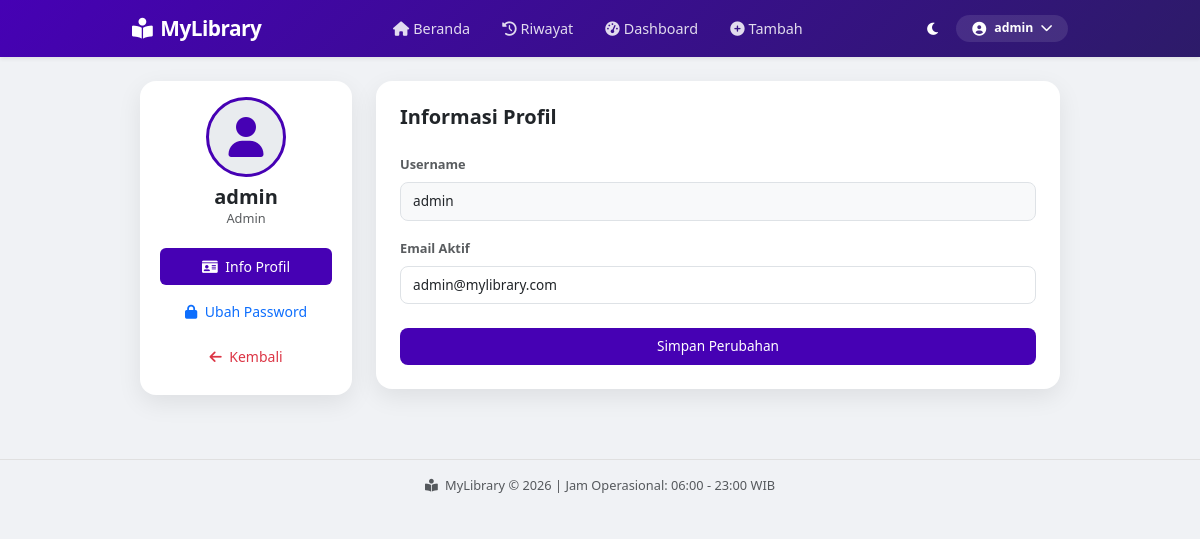
Page /pages/profil.php (signed in) on the committed database.
### tables this page shows
CREATE TABLE `users` (
  `id` int(11) NOT NULL AUTO_INCREMENT,
  `username` varchar(50) NOT NULL,
  `email` varchar(100) NOT NULL,
  `password` varchar(255) NOT NULL,
  `peran` enum('admin','peminjam') NOT NULL DEFAULT 'peminjam',
  PRIMARY KEY (`id`),
  UNIQUE KEY `email` (`email`)
);

### pages/profil.php (the view, shortened to what this page needs)
<?php
include '../config/koneksi.php';
$username_login = $_SESSION['admin'];
$role = $_SESSION['role'];
$lang = $_SESSION['lang'] ?? 'id';
$username = $_SESSION['admin'];
$stmt = mysqli_prepare($conn, "SELECT * FROM users WHERE username = ?");
mysqli_stmt_bind_param($stmt, "s", $username);
mysqli_stmt_execute($stmt);
$user = mysqli_fetch_assoc(mysqli_stmt_get_result($stmt));
?>
<!DOCTYPE html>
<html lang="id">
<head>
    <link rel="stylesheet" href="https://cdn.jsdelivr.net/npm/bootstrap@5.3.0/dist/css/bootstrap.min.css">
    <link rel="stylesheet" href="https://cdnjs.cloudflare.com/ajax/libs/font-awesome/6.0.0/css/all.min.css">
    <link rel="stylesheet" href="../assets/style.css">
</head>
<body>
<?php include __DIR__ . '/../includes/navbar.php'; ?>
<div class="container mt-4">
    <div class="row">
<div class="col-12 col-md-4 col-lg-3 mb-3">
    <div class="glass-card p-3 text-center">
        <div class="profile-photo mx-auto mb-2" style="width: 80px; height: 80px; margin: 0 auto;">
            <div style="width: 80px; height: 80px; border-radius: 50%; background: #e9ecef; display: flex; align-items: center; justify-content: center; border: 3px solid #4601b4;">
                <i class="fas fa-user" style="font-size: 2.5rem; color: #4601b4;"></i>
            </div>
        </div>
        <h5 class="fw-bold mb-0"><?= htmlspecialchars($user['username']) ?></h5>
        <p class="text-muted small"><?= ucfirst($user['peran']) ?></p>
        <div class="nav flex-row flex-md-column nav-pills justify-content-center mt-3" role="tablist">
            <button class="nav-link active m-1" data-bs-toggle="pill" data-bs-target="#info">
                <i class="fas fa-id-card me-1"></i> <span class="d-none d-md-inline">Info Profil</span>
            </button>
            <button class="nav-link m-1" data-bs-toggle="pill" data-bs-target="#security">
                <i class="fas fa-lock me-1"></i> <span class="d-none d-md-inline">Ubah Password</span>
            </button>
            <a href="index.php" class="nav-link text-danger m-1">
                <i class="fas fa-arrow-left me-1"></i> <span class="d-none d-md-inline">Kembali</span>
            </a>
        </div>
    </div>
</div>
        <div class="col-12 col-md-8 col-lg-9">
            <div class="tab-content">
                <div class="tab-pane fade show active" id="info">
                    <div class="glass-card p-4">
                        <h5 class="fw-bold mb-4">Informasi Profil</h5>
                        <form action="" method="POST">
                            <div class="mb-3">
                                <label class="form-label small fw-bold text-muted">Username</label>
                                <input type="text" class="form-control bg-light" value="<?= htmlspecialchars($user['username']) ?>" readonly>
                            </div>
                            <div class="mb-4">
                                <label class="form-label small fw-bold text-muted">Email Aktif</label>
                                <input type="email" name="email" class="form-control" value="<?= htmlspecialchars($user['email'] ?? '') ?>" required>
                            </div>
                            <button type="submit" name="update_profil" class="btn btn-primary w-100 w-md-auto px-4">Simpan Perubahan</button>
                        </form>
                    </div>
                </div>
            </div>
        </div>
    </div>
</div>
<?php include __DIR__ . '/../includes/footer_scripts.php'; ?>
</body>
</html>

### includes/navbar.php (shortened to what this page needs)
<?php
if (!isset($text)) {
    require_once __DIR__ . '/bahasa.php';
    $text = $translations[$lang] ?? $translations['id'];
}
?>
<nav class="navbar navbar-expand-lg navbar-dark shadow-sm py-2 mb-4">
    <div class="container">
        <a class="navbar-brand fw-bold" href="index.php">
            <i class="fas fa-book-reader me-2"></i>MyLibrary
        </a>
        <div class="collapse navbar-collapse" id="navbarNav">
            <ul class="navbar-nav mx-auto">
                <li class="nav-item">
                    <a class="nav-link px-3 fw-medium" href="index.php">
                        <i class="fas fa-home me-1"></i><?= $text['menu_beranda'] ?? 'Beranda' ?>
                    </a>
                </li>
                <li class="nav-item">
                    <a class="nav-link px-3 fw-medium" href="riwayat_pinjam.php">
                        <i class="fas fa-history me-1"></i><?= $text['menu_riwayat'] ?? 'Riwayat' ?>
                    </a>
                </li>
                <?php if ($role === 'admin') : ?>
<li class="nav-item">
    <a class="nav-link px-3 fw-medium" href="dashboard.php">
        <i class="fas fa-tachometer-alt me-1"></i>Dashboard
    </a>
</li>
<li class="nav-item">
    <a class="nav-link px-3 fw-medium" href="tambah_buku.php">
        <i class="fas fa-plus-circle me-1"></i><?= $text['menu_tambah'] ?? 'Tambah' ?>
    </a>
</li>
<?php endif; ?>
            </ul>
            <div class="d-flex align-items-center gap-2">
                <a class="text-white text-decoration-none px-2" href="#" onclick="toggleDarkMode()" title="Mode Gelap" id="darkModeIcon">
    <i class="fas fa-moon" id="modeIcon"></i>
</a>
                <div class="dropdown">
                    <a class="d-flex align-items-center text-white text-decoration-none bg-white bg-opacity-10 rounded-pill px-3 py-1"
                       href="#" data-bs-toggle="dropdown">
                        <i class="fas fa-user-circle me-2"></i>
                        <span class="small fw-bold"><?= htmlspecialchars($username_login) ?></span>
                        <i class="fas fa-chevron-down ms-2 small"></i>
                    </a>
                </div>
            </div>
        </div>
    </div>
</nav>

### includes/footer_scripts.php (shortened to what this page needs)
<footer class="mt-5 py-3 text-center text-muted" style="font-size: 0.8rem; border-top: 1px solid #e0e0e0;">
    <div class="container">
        <i class="fas fa-book-reader me-1"></i> MyLibrary &copy; <?= date('Y') ?> |
        Jam Operasional: 06:00 - 23:00 WIB
    </div>
</footer>

### assets/style.css (style rules this page uses)
* { box-sizing: border-box; }
body { background: #f0f2f5; font-family: 'Segoe UI', sans-serif; transition: background-color 0.3s ease, color 0.3s ease; margin: 0; padding: 0; font-size: 14px; -webkit-text-size-adjust: 100%; }
.navbar { background: linear-gradient(135deg, #4601b4, #2d1b69) !important; transition: all 0.3s ease; padding: 8px 0; }
.navbar .container { overflow: visible !important; padding: 0 12px; }
.navbar-brand { font-size: 1.2rem; letter-spacing: -0.5px; }
.navbar .nav-link { color: rgba(255,255,255,0.85) !important; border-radius: 10px; transition: all 0.3s ease; padding: 8px 10px; font-size: 0.9rem; }
.glass-card { background: #ffffff; border-radius: 12px; border: none; box-shadow: 0 4px 16px rgba(0,0,0,0.06); padding: 12px; }
.btn { font-size: 0.85rem; padding: 8px 14px; border-radius: 8px; }
.btn-primary { background: #4601b4; border: none; }
.container { width: 100%; padding-left: 10px; padding-right: 10px; max-width: 100%; }
.form-control { font-size: 0.85rem; padding: 8px 12px; border-radius: 8px; width: 100%; }
.text-muted { font-size: 0.8rem; }
.profile-photo { display: flex; justify-content: center; align-items: center; margin: 0 auto; }
@media (min-width: 768px) { body { font-size: 14px; } }
@media (min-width: 768px) { .navbar-brand { font-size: 1.3rem; } }
@media (min-width: 768px) { .navbar .nav-link { font-size: 0.9rem; padding: 6px 12px; } }
@media (min-width: 768px) { .glass-card { padding: 18px; border-radius: 12px; } }
@media (min-width: 768px) { .container { padding-left: 20px; padding-right: 20px; max-width: 960px; } }
@media (min-width: 768px) { .text-muted { font-size: 0.8rem; } }
@media (min-width: 768px) { .btn { font-size: 0.85rem; padding: 8px 16px; } }
@media (min-width: 768px) { .form-control { font-size: 0.85rem; } }
.navbar { animation: slideDown 0.6s ease-out; }
.container.mt-4, .container.mt-5, .container.py-5 { animation: fadeInUp 0.8s ease-out; }
.glass-card { animation: scaleIn 0.5s ease-out; }
footer { animation: fadeIn 1s ease-out 0.6s both; }
h3.fw-bold, h4.fw-bold, h5.fw-bold { animation: slideInLeft 0.6s ease-out; }
.col-md-4.col-lg-3 { animation: slideInLeft 0.6s ease-out; }
.col-md-8.col-lg-9 { animation: slideInRight 0.6s ease-out; }

### pages/profil.php (style rules this page uses)
body { background: #f0f2f5; font-family: 'Segoe UI', sans-serif; }
.glass-card { background: white; border-radius: 16px; border: none; box-shadow: 0 8px 24px rgba(0,0,0,0.08); }
.nav-pills .nav-link.active { background-color: #4601b4; color: white !important; }

### rows in the picture
users: username "admin", peran "Admin", email "admin@mylibrary.com"

### other values in the picture
$text['menu_beranda'] "Beranda"
$text['menu_riwayat'] "Riwayat"
$text['menu_tambah'] "Tambah"
$username_login "admin"
